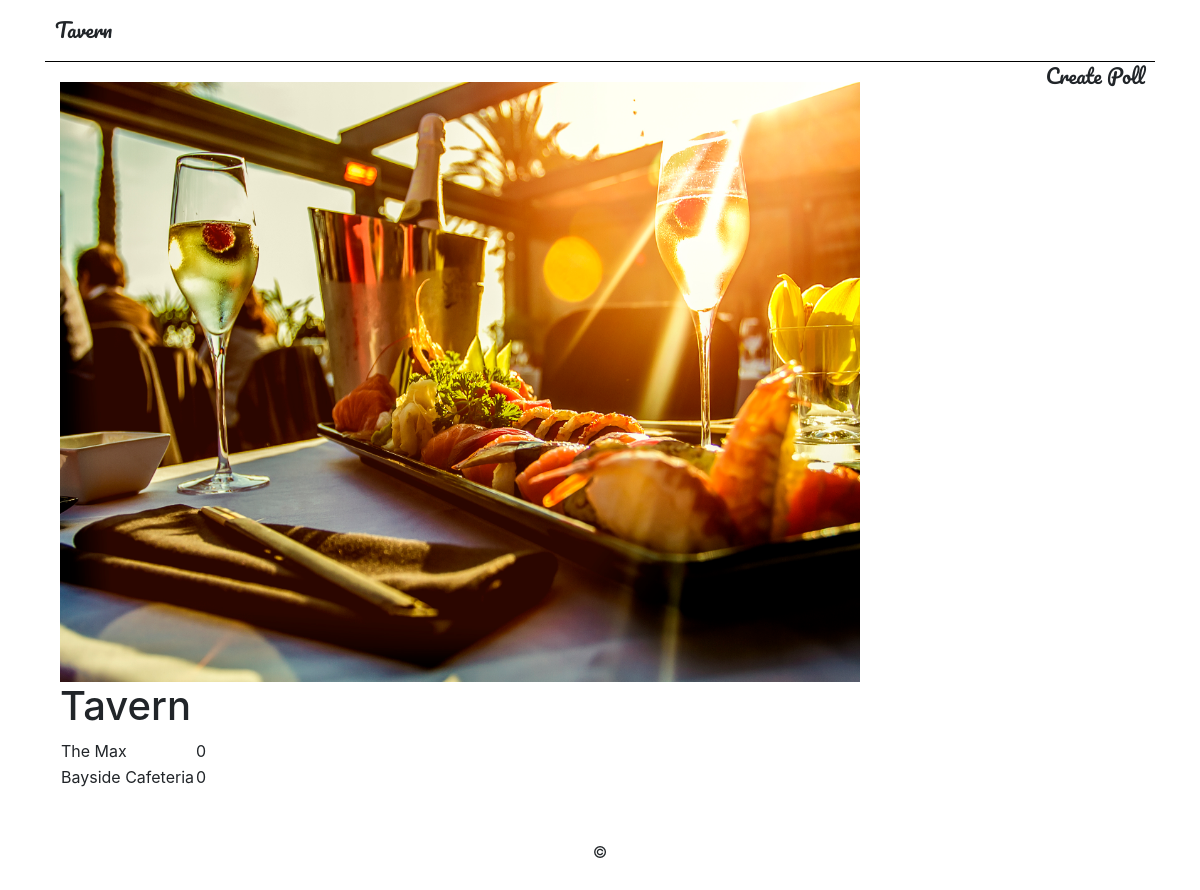
/1/results/, run on an earlier commit of the app's database.
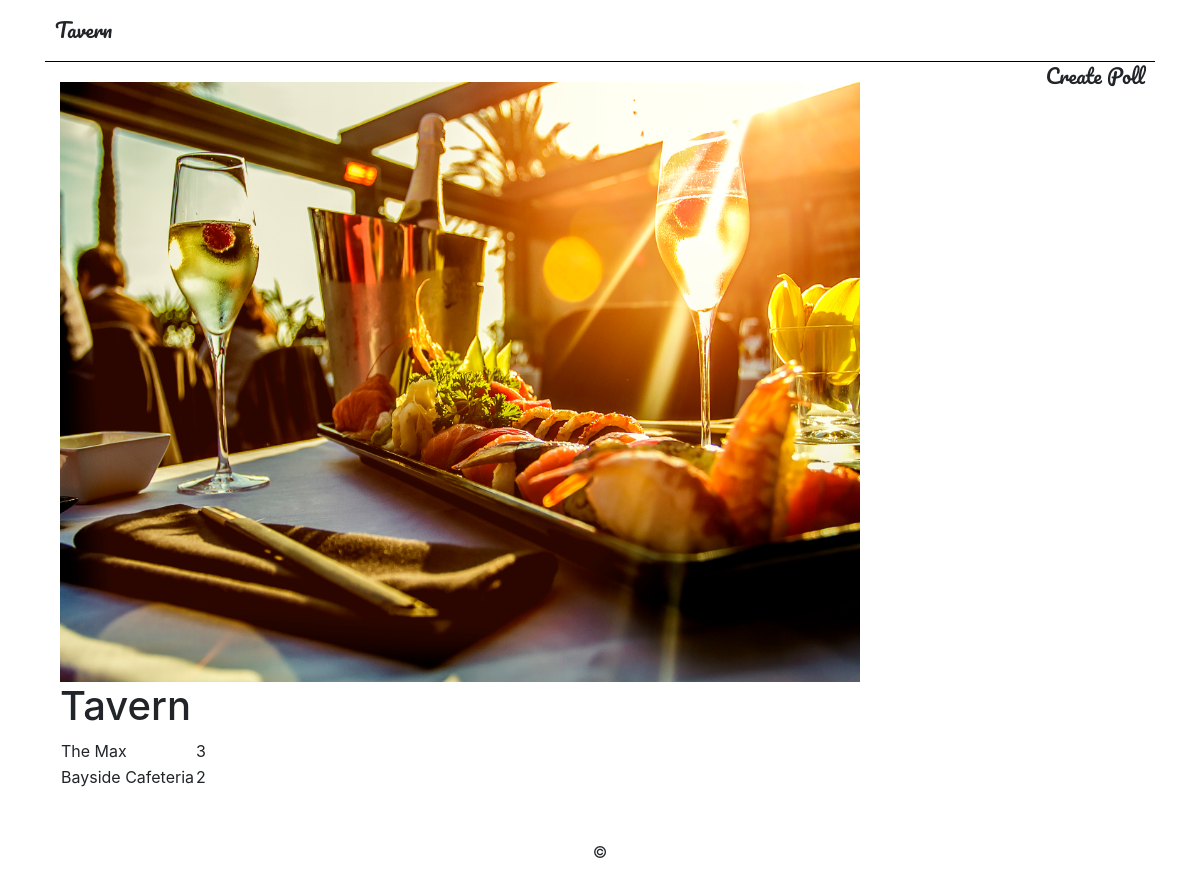
And on a later commit of the database.
### tavern/models.py (models this page shows)
class Location(models.Model):
    lunch = models.ForeignKey('tavern.Lunch', on_delete=models.CASCADE, null=True)
    restaurant_suggestions = models.CharField(max_length=100, null=True)
    votes = models.IntegerField(default=0)
    def __str__(self):
        return self.restaurant_suggestions

### tavern/views.py (the view)
# urls.py: path('<int:pk>/results/', views.ResultsView.as_view(), name='results'),
class ResultsView(TemplateView):
    template_name = 'results.html'
    def get_context_data(self, **kwargs):
        lunch_pk = self.kwargs.get('pk')
        lunch = Lunch.objects.get(pk=lunch_pk)
        locations = Location.objects.filter(lunch__pk=lunch_pk)
        context = {
            'locations': locations,
            'lunch': lunch
        }
        return context

### tavern/templates/results.html
{% extends 'base.html' %}
{% block content %}
<table>
    {% for location in locations %}
        <tr>
        <td>{{ location }}</td>
       <td>{{ location.votes }}</td>
        </tr>
    {% endfor %}
</table>
{% endblock %}

What changed in the data, as far as the page shows it:
changed Location "The Max": votes "0" → "3"
changed Location "Bayside Cafeteria": votes "0" → "2"
